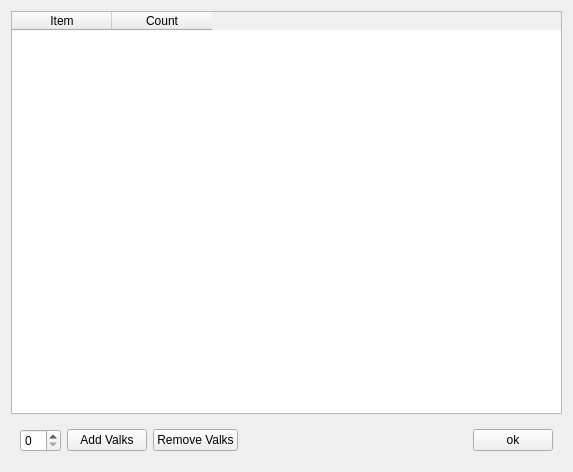
<?xml version="1.0" encoding="UTF-8"?>
<ui version="4.0">
 <class>dlg_Manage_Valks</class>
 <widget class="QDialog" name="dlg_Manage_Valks">
  <property name="geometry">
   <rect>
    <x>0</x>
    <y>0</y>
    <width>573</width>
    <height>472</height>
   </rect>
  </property>
  <property name="windowTitle">
   <string>Manage Valks Failstacks</string>
  </property>
  <layout class="QVBoxLayout" name="verticalLayout">
   <item>
    <widget class="QTableWidget" name="tableWidget">
     <property name="editTriggers">
      <set>QAbstractItemView::NoEditTriggers</set>
     </property>
     <property name="sortingEnabled">
      <bool>true</bool>
     </property>
     <attribute name="verticalHeaderVisible">
      <bool>false</bool>
     </attribute>
     <column>
      <property name="text">
       <string>Item</string>
      </property>
     </column>
     <column>
      <property name="text">
       <string>Count</string>
      </property>
     </column>
    </widget>
   </item>
   <item>
    <widget class="QWidget" name="widget" native="true">
     <layout class="QHBoxLayout" name="horizontalLayout">
      <item>
       <widget class="QSpinBox" name="spinFS"/>
      </item>
      <item>
       <widget class="QPushButton" name="cmdAdd">
        <property name="text">
         <string>Add Valks</string>
        </property>
        <property name="autoDefault">
         <bool>false</bool>
        </property>
       </widget>
      </item>
      <item>
       <widget class="QPushButton" name="cmdRemove">
        <property name="text">
         <string>Remove Valks</string>
        </property>
        <property name="autoDefault">
         <bool>false</bool>
        </property>
       </widget>
      </item>
      <item>
       <spacer name="horizontalSpacer">
        <property name="orientation">
         <enum>Qt::Horizontal</enum>
        </property>
        <property name="sizeHint" stdset="0">
         <size>
          <width>291</width>
          <height>20</height>
         </size>
        </property>
       </spacer>
      </item>
      <item>
       <widget class="QPushButton" name="cmdOk">
        <property name="text">
         <string>ok</string>
        </property>
        <property name="autoDefault">
         <bool>false</bool>
        </property>
       </widget>
      </item>
     </layout>
    </widget>
   </item>
  </layout>
 </widget>
 <resources/>
 <connections/>
</ui>
